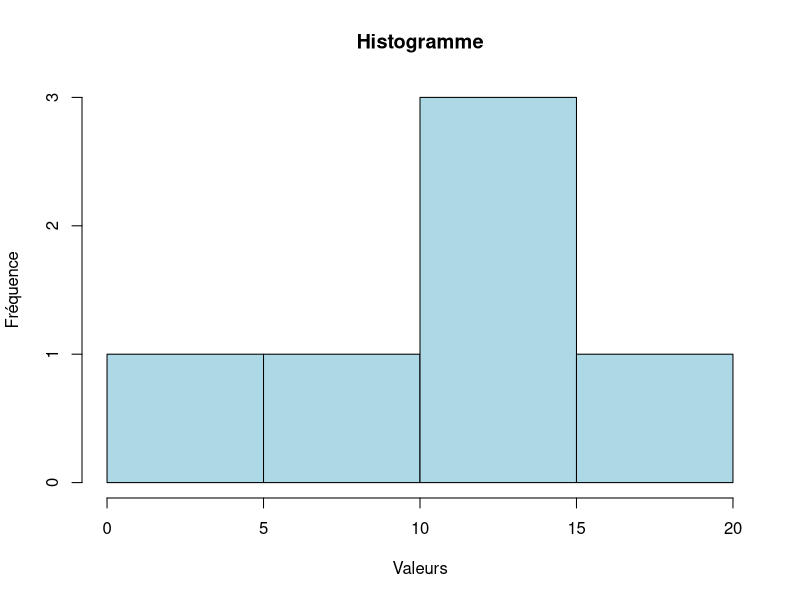
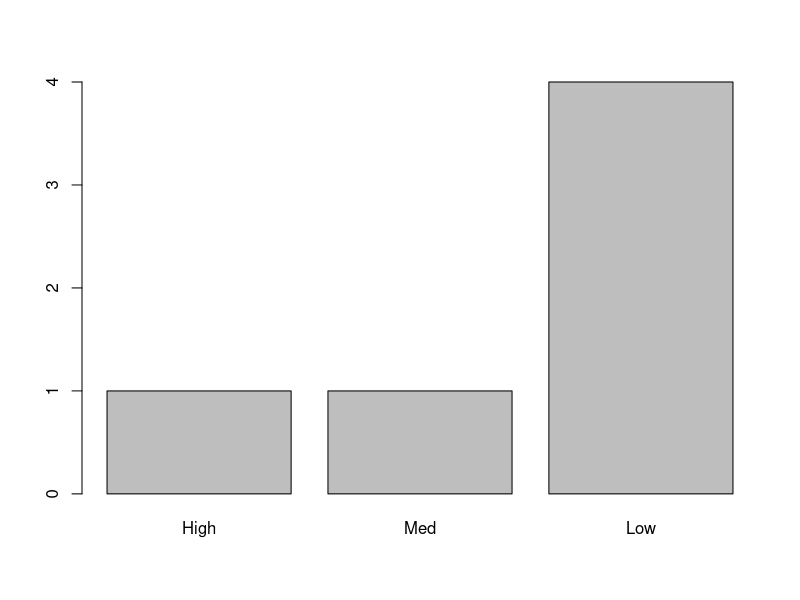
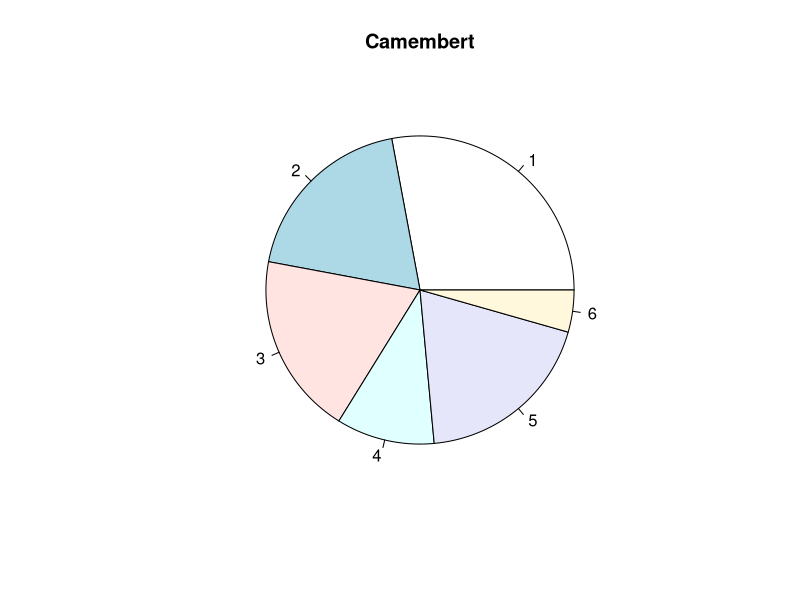
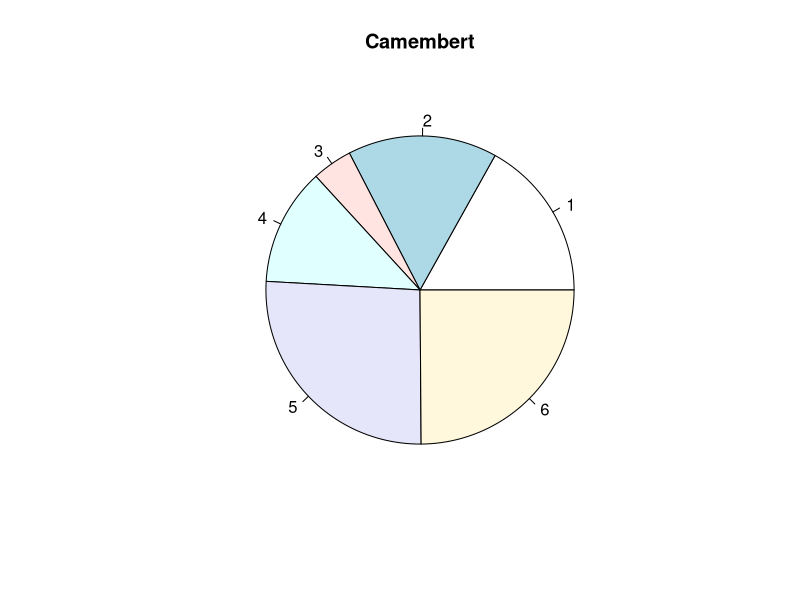

R code for these plots, in order:
## Créer une base de données fictive avec au moins 5 variables _ 7 pour nous
# Prenons 5 variables

Base <- data.frame(col1=c("+221","+223","+222","+224","+261","+237"), col2=c("Dakar","Bamako","Nouakchott","Conakry","Antananarivo","Douala"), col3=c(18, 16.7, 4.5, 13.1, 27.7, 26.5), col4=factor(c("Low","Low","Low","Med","Low","High"), levels=c("High","Med","Low")), col5=c(14,19, 13, 8, 22, 10), col6=c(19,13,13,7,13,3))

#Créer une matrice à partir données et renommenr les lignes et les colonnes
Matr_base <- as.matrix(Base)
rownames(Matr_base) <- c("Sénégal","Mali","Mauritanie","Guinée","Madagascar", "Cameroun")
colnames(Matr_base) <- c("Identif-phone","Capitale","Pop (millions)","Niveau_vie","Nb_régions", "First_letter")
View(Matr_base)
View(Base)

#Faire des statistiques descriptives : mean, max, quartiles

mean_Pop <- mean(Base$col3)
mean_Pop

max(Base$col3)

max_regions <- max(Base$col5)
max_regions


quart_Pop <- quantile(Base$col3, probs=c(0.25,0.5, 0.75))
quart_Pop

#Graphiques: Histogramme, camembert

hist( Base$col6, main="Histogramme", xlab="Valeurs", ylab="Fréquence", col="lightblue", border="black")

plot(Base$col4)

pie(Base$col6, labels=seq_along(Base), main="Camembert")
pie(Base$col3, labels=seq_along(Base), main="Camembert")


#Résoudre manuellement le problème d'optimisation

#_ _ __________________________________________________________________
#exemple de donnée
#vecteur de coût
c <- c(-8, -4, 0, 0, 0)

#Matrices de restriction
A<-matrix(nrow=3,ncol=5)
A[1,] <- c(5, -2, 1, 0, 0)
A[2,] <- c(8, -2, 0, 1, 0)
A[3,] <- c(8,  1, 0, 0, 1)

# côtés
b<-c(0,1,2)

#solution initiales
B<-matrix(nrow=3,ncol=3)
B[1,] <- c(1, 0, 0)
B[2,] <- c(0, 1, 0)
B[3,] <- c(0, 0, 1)
solIndexes <- c(3,4,5)

#intialisation
simplex <- function(c,A,b,B,solIndexes){
  i = 0
  j = 1
  sum = 0
  max = -1
  min = 1000000
  entryVariable = -1
  exitVariable = -1
  entryVariable.relative = -1
  exitVariable.relative = -1
  cb <- c()
  entryCriterion <- c()
  
  #Etape 1: initialisation
  invB=solve(B)               #inversion de la matrice
  xb <- invB %*% b            #tableau de solution initiale
  for(i in solIndexes){       #tableau 
    cb <- c(cb, c[i])
  }
  cb[is.na(cb)] <- 0
  
  noSolIndexes <- c()         #indexes des variables candidats
  for(i in 1:5){
    if(!i %in% solIndexes){
      noSolIndexes <- c(noSolIndexes,i)
    }
  }
  
  #itération par l'algorithme
  while(TRUE){
    #Étape 2 : critère d'entrée 
    for(i in noSolIndexes){     #on obtient le critère pour décider quelle variable va entrer dans la solution
      ac <- A[,i]
      y  <- invB %*% ac
      
      candidateVariableCost = c[i]
      if(is.na(candidateVariableCost))  candidateVariableCost = 0
      entryCriterion <- c(entryCriterion, cb %*% y - candidateVariableCost)
    }
    
    for(i in entryCriterion){  #maximum (la variable qui va entrer est obtenue)
      if(i<=0){
        sum = sum+1
      }
      else if(i > max){
        max = i
        entryVariable.relative = j
      }
      j = j + 1
    }
    
    if(sum == length(entryCriterion)){ #une solution optimale a été trouvée
      print("[ Optimal solution ]")
      break
    }
    
    entryVariable = noSolIndexes[entryVariable.relative] #l'index de la variable d'entrée est obtenu
    
    
    
    #Étape 3 : critère de sortie
    y <- c()
    sum = 0
    j=1
    y <- invB %*% A[,entryVariable]
    for(i in y){
      if(i <= 0){
        sum = sum + 1
      }else if(xb[j]/i < min){
        min = xb[j]/i
        exitVariable.relative = j
      }
      j = j + 1
    }
    
    exitVariable = solIndexes[exitVariable.relative]
    
    
    if(sum == length(A[,entryVariable])){
      return("[ Unbounded problem ]")
    }
    
    
    #Étape 4 : la solution est recalculée
    B[,exitVariable.relative] = A[,entryVariable]
    
    invB=solve(B)               #inverse de la matrice B
    xb <- invB %*% b            #la solution est obtenue
    solIndexes[exitVariable.relative] = entryVariable 
    noSolIndexes[which(noSolIndexes==entryVariable)] = exitVariable
    cb[exitVariable.relative] = c[entryVariable]
    if(is.na(cb[exitVariable.relative]))  cb[exitVariable.relative] = 0
    
    #les variables temporaires sont nettoyées
    i = 0
    j = 1
    sum = 0
    max = -1
    min = 1000000
    entryVariable = -1
    exitVariable = -1
    entryVariable.relative = -1
    exitVariable.relative = -1
    entryCriterion <- c()
  }
  
  #retour des valeurs
  z = cb[i]%*%xb[i]
  return(list("Valeur des variables" = xb, "coûts minimal" = z, "Base" = solIndexes))
}
#vérification
simplex(c,A,b,B,solIndexes)








